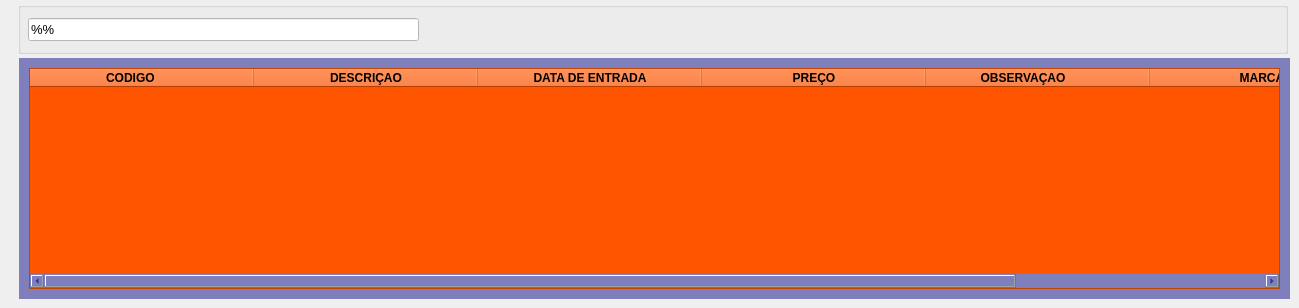
        <widget class="QWidget" name="tab_10">
         <attribute name="icon">
          <iconset>
           <normaloff>../Imagens/Cadastro_produtos.jpeg</normaloff>../Imagens/Cadastro_produtos.jpeg</iconset>
         </attribute>
         <attribute name="title">
          <string>ESTOQUE</string>
         </attribute>
         <widget class="QFrame" name="frame_26">
          <property name="geometry">
           <rect>
            <x>19</x>
            <y>58</y>
            <width>1271</width>
            <height>241</height>
           </rect>
          </property>
          <property name="styleSheet">
           <string notr="true">background-color: rgb(221, 221, 221);
color: rgb(0, 0, 127);

background-color: rgb(127, 127, 189);</string>
          </property>
          <property name="frameShape">
           <enum>QFrame::NoFrame</enum>
          </property>
          <property name="frameShadow">
           <enum>QFrame::Raised</enum>
          </property>
          <widget class="QTableWidget" name="tableWidget_3">
           <property name="geometry">
            <rect>
             <x>10</x>
             <y>10</y>
             <width>1251</width>
             <height>221</height>
            </rect>
           </property>
           <property name="font">
            <font>
             <family>Arial</family>
             <pointsize>10</pointsize>
             <weight>50</weight>
             <italic>false</italic>
             <bold>false</bold>
             <underline>false</underline>
             <strikeout>false</strikeout>
             <stylestrategy>PreferDefault</stylestrategy>
             <kerning>true</kerning>
            </font>
           </property>
           <property name="styleSheet">
            <string notr="true">background-color: rgb(255, 255, 255);
background-color: rgb(255, 85, 0);
color: rgb(0, 0, 0);
</string>
           </property>
           <property name="autoScrollMargin">
            <number>11</number>
           </property>
           <property name="alternatingRowColors">
            <bool>true</bool>
           </property>
           <property name="verticalScrollMode">
            <enum>QAbstractItemView::ScrollPerPixel</enum>
           </property>
           <property name="horizontalScrollMode">
            <enum>QAbstractItemView::ScrollPerPixel</enum>
           </property>
           <property name="gridStyle">
            <enum>Qt::SolidLine</enum>
           </property>
           <attribute name="horizontalHeaderDefaultSectionSize">
            <number>224</number>
           </attribute>
           <attribute name="verticalHeaderMinimumSectionSize">
            <number>25</number>
           </attribute>
           <attribute name="verticalHeaderDefaultSectionSize">
            <number>25</number>
           </attribute>
           <column>
            <property name="text">
             <string>CODIGO       </string>
            </property>
            <property name="font">
             <font>
              <weight>75</weight>
              <bold>true</bold>
             </font>
            </property>
            <property name="background">
             <color>
              <red>85</red>
              <green>170</green>
              <blue>255</blue>
             </color>
            </property>
           </column>
           <column>
            <property name="text">
             <string>DESCRIÇAO</string>
            </property>
            <property name="font">
             <font>
              <weight>75</weight>
              <bold>true</bold>
             </font>
            </property>
            <property name="background">
             <color>
              <red>85</red>
              <green>170</green>
              <blue>255</blue>
             </color>
            </property>
           </column>
           <column>
            <property name="text">
             <string>DATA DE ENTRADA</string>
            </property>
            <property name="font">
             <font>
              <weight>75</weight>
              <bold>true</bold>
             </font>
            </property>
            <property name="background">
             <color>
              <red>85</red>
              <green>170</green>
              <blue>255</blue>
             </color>
            </property>
           </column>
           <column>
            <property name="text">
             <string>PREÇO</string>
            </property>
            <property name="font">
             <font>
              <weight>75</weight>
              <bold>true</bold>
             </font>
            </property>
            <property name="background">
             <color>
              <red>255</red>
              <green>0</green>
              <blue>0</blue>
             </color>
            </property>
           </column>
           <column>
            <property name="text">
             <string>OBSERVAÇAO         </string>
            </property>
            <property name="font">
             <font>
              <weight>75</weight>
              <bold>true</bold>
             </font>
            </property>
            <property name="background">
             <color>
              <red>85</red>
              <green>170</green>
              <blue>255</blue>
             </color>
            </property>
           </column>
           <column>
            <property name="text">
             <string>MARCA</string>
            </property>
            <property name="font">
             <font>
              <weight>75</weight>
              <bold>true</bold>
             </font>
            </property>
            <property name="background">
             <color>
              <red>85</red>
              <green>170</green>
              <blue>255</blue>
             </color>
            </property>
           </column>
           <column>
            <property name="text">
             <string>REFERENCIA</string>
            </property>
            <property name="font">
             <font>
              <weight>75</weight>
              <bold>true</bold>
             </font>
            </property>
            <property name="background">
             <color>
              <red>85</red>
              <green>170</green>
              <blue>255</blue>
             </color>
            </property>
           </column>
          </widget>
         </widget>
         <widget class="QGroupBox" name="groupBox_3">
          <property name="enabled">
           <bool>true</bool>
          </property>
          <property name="geometry">
           <rect>
            <x>18</x>
            <y>2</y>
            <width>1270</width>
            <height>52</height>
           </rect>
          </property>
          <property name="sizePolicy">
           <sizepolicy hsizetype="Preferred" vsizetype="Preferred">
            <horstretch>0</horstretch>
            <verstretch>0</verstretch>
           </sizepolicy>
          </property>
          <property name="font">
           <font>
            <pointsize>15</pointsize>
            <weight>50</weight>
            <bold>false</bold>
           </font>
          </property>
          <property name="title">
           <string/>
          </property>
          <widget class="QLineEdit" name="lineEdit_43">
           <property name="geometry">
            <rect>
             <x>10</x>
             <y>16</y>
             <width>391</width>
             <height>23</height>
            </rect>
           </property>
           <property name="font">
            <font>
             <pointsize>10</pointsize>
            </font>
           </property>
           <property name="styleSheet">
            <string notr="true">background-color: rgb(255, 255, 255);
color: rgb(0, 0, 0);</string>
           </property>
           <property name="text">
            <string>%%</string>
           </property>
          </widget>
          <widget class="QPushButton" name="pushButton_20">
           <property name="geometry">
            <rect>
             <x>420</x>
             <y>5</y>
             <width>51</width>
             <height>41</height>
            </rect>
           </property>
           <property name="font">
            <font>
             <pointsize>10</pointsize>
             <weight>75</weight>
             <bold>true</bold>
            </font>
           </property>
           <property name="cursor">
            <cursorShape>PointingHandCursor</cursorShape>
           </property>
           <property name="focusPolicy">
            <enum>Qt::NoFocus</enum>
           </property>
           <property name="toolTip">
            <string>% para iniciais e %% para qualquer posição</string>
           </property>
           <property name="styleSheet">
            <string notr="true"/>
           </property>
           <property name="text">
            <string/>
           </property>
           <property name="icon">
            <iconset>
             <normaloff>../Imagens/lupa.ico</normaloff>../Imagens/lupa.ico</iconset>
           </property>
           <property name="iconSize">
            <size>
             <width>100</width>
             <height>44</height>
            </size>
           </property>
           <property name="autoDefault">
            <bool>true</bool>
           </property>
           <property name="flat">
            <bool>true</bool>
           </property>
          </widget>
          <widget class="QPushButton" name="pushButton_17">
           <property name="enabled">
            <bool>true</bool>
           </property>
           <property name="geometry">
            <rect>
             <x>508</x>
             <y>3</y>
             <width>71</width>
             <height>41</height>
            </rect>
           </property>
           <property name="font">
            <font>
             <pointsize>10</pointsize>
             <weight>75</weight>
             <bold>true</bold>
            </font>
           </property>
           <property name="cursor">
            <cursorShape>PointingHandCursor</cursorShape>
           </property>
           <property name="focusPolicy">
            <enum>Qt::NoFocus</enum>
           </property>
           <property name="toolTip">
            <string>Venda parcelada</string>
           </property>
           <property name="styleSheet">
            <string notr="true"/>
           </property>
           <property name="text">
            <string/>
           </property>
           <property name="icon">
            <iconset>
             <normaloff>../Imagens/vendaparcelada.png</normaloff>../Imagens/vendaparcelada.png</iconset>
           </property>
           <property name="iconSize">
            <size>
             <width>100</width>
             <height>50</height>
            </size>
           </property>
           <property name="autoDefault">
            <bool>true</bool>
           </property>
           <property name="flat">
            <bool>true</bool>
           </property>
          </widget>
          <widget class="QPushButton" name="geraexcel_7">
           <property name="geometry">
            <rect>
             <x>796</x>
             <y>-2</y>
             <width>41</width>
             <height>51</height>
            </rect>
           </property>
           <property name="font">
            <font>
             <pointsize>8</pointsize>
             <weight>75</weight>
             <bold>true</bold>
            </font>
           </property>
           <property name="cursor">
            <cursorShape>PointingHandCursor</cursorShape>
           </property>
           <property name="focusPolicy">
            <enum>Qt::NoFocus</enum>
           </property>
           <property name="toolTip">
            <string>Gera relatorio em Excel</string>
           </property>
           <property name="styleSheet">
            <string notr="true"/>
           </property>
           <property name="text">
            <string/>
           </property>
           <property name="icon">
            <iconset>
             <normaloff>../Imagens/excel.png</normaloff>../Imagens/excel.png</iconset>
           </property>
           <property name="iconSize">
            <size>
             <width>70</width>
             <height>40</height>
            </size>
           </property>
           <property name="shortcut">
            <string/>
           </property>
           <property name="checkable">
            <bool>false</bool>
           </property>
           <property name="checked">
            <bool>false</bool>
           </property>
           <property name="autoDefault">
            <bool>true</bool>
           </property>
           <property name="flat">
            <bool>true</bool>
           </property>
          </widget>
          <widget class="QPushButton" name="pushButton_18">
           <property name="geometry">
            <rect>
             <x>602</x>
             <y>2</y>
             <width>71</width>
             <height>41</height>
            </rect>
           </property>
           <property name="font">
            <font>
             <pointsize>10</pointsize>
             <weight>75</weight>
             <bold>true</bold>
            </font>
           </property>
           <property name="cursor">
            <cursorShape>PointingHandCursor</cursorShape>
           </property>
           <property name="focusPolicy">
            <enum>Qt::NoFocus</enum>
           </property>
           <property name="toolTip">
            <string>Venda a vista</string>
           </property>
           <property name="styleSheet">
            <string notr="true"/>
           </property>
           <property name="text">
            <string/>
           </property>
           <property name="icon">
            <iconset>
             <normaloff>../Imagens/vendaavista.ico</normaloff>../Imagens/vendaavista.ico</iconset>
           </property>
           <property name="iconSize">
            <size>
             <width>50</width>
             <height>70</height>
            </size>
           </property>
           <property name="autoDefault">
            <bool>true</bool>
           </property>
           <property name="flat">
            <bool>true</bool>
           </property>
          </widget>
          <widget class="QPushButton" name="pushButton_22">
           <property name="enabled">
            <bool>true</bool>
           </property>
           <property name="geometry">
            <rect>
             <x>710</x>
             <y>0</y>
             <width>51</width>
             <height>51</height>
            </rect>
           </property>
           <property name="font">
            <font>
             <pointsize>10</pointsize>
             <weight>75</weight>
             <bold>true</bold>
            </font>
           </property>
           <property name="cursor">
            <cursorShape>PointingHandCursor</cursorShape>
           </property>
           <property name="focusPolicy">
            <enum>Qt::NoFocus</enum>
           </property>
           <property name="toolTip">
            <string>Limpar</string>
           </property>
           <property name="styleSheet">
            <string notr="true"/>
           </property>
           <property name="text">
            <string/>
           </property>
           <property name="icon">
            <iconset>
             <normaloff>../Imagens/fdelete_256.ico</normaloff>../Imagens/fdelete_256.ico</iconset>
           </property>
           <property name="iconSize">
            <size>
             <width>48</width>
             <height>72</height>
            </size>
           </property>
           <property name="autoDefault">
            <bool>true</bool>
           </property>
           <property name="flat">
            <bool>true</bool>
           </property>
          </widget>
         </widget>
        </widget>
